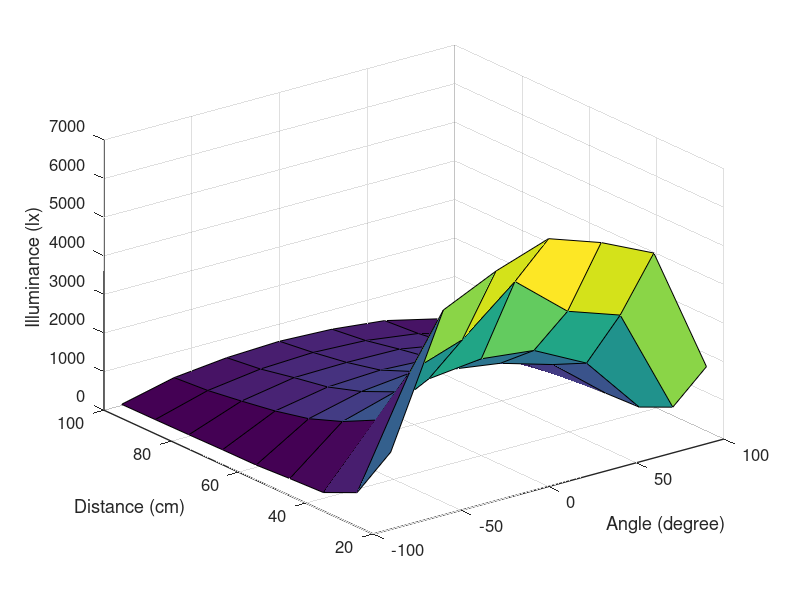

MATLAB code to generate this figure:
fsize = 16;
fsmall = fsize-4;
lwidth = 2;

angle = [-90:30:90]';
distance = [20:10:100]';
hf = figure();
illuminance = [
1998 5310 5950 6420 5950 5310 1998;
547 3302 3770 4910 3770 3302 547;
149 1657 2354 2507 2354 1657 149;
110 1219 1620 1820 1620 1219 110;
60 892 1227 1375 1227 892 60;
55 691 943 1012 943 691 55;
43 547 785 810 785 547 43;
35 420 607 667 607 420 35;
30 353 500 557 500 353 30
];

%plot(x,y,"ob","linewidth",lwidth,x,c*x.**a,":b");
h=surf(angle,distance,illuminance);
rotate(h,[0 0 1],0);
hold on;


%_r = 0.9944;%corr(x,y)**2;
%p = polyfit(x,y,1);
%f = sprintf("F(x) = %d$x^{%d}$", c,a);
%_r = sprintf("$R^2$ = %d", 0.9761); 
%text (31, 0.7, f, "fontsize", fsmall);
%text (31, 0.65, _r, "fontsize", fsmall);

xlabel("Angle (degree)","fontsize", fsize);
ylabel("Distance (cm)","fontsize", fsize);
zlabel("Illuminance (lx)","fontsize", fsize);


grid on;
set(gca, "LineWidth", 1, "fontsize", fsmall);
set (hf, "visible", "off");
print (hf, "illuminance.pdf", "-dpdflatexstandalone");
set (hf, "visible", "on");
%system ("pdflatex illuminance");
%open ("illuminance.pdf");


